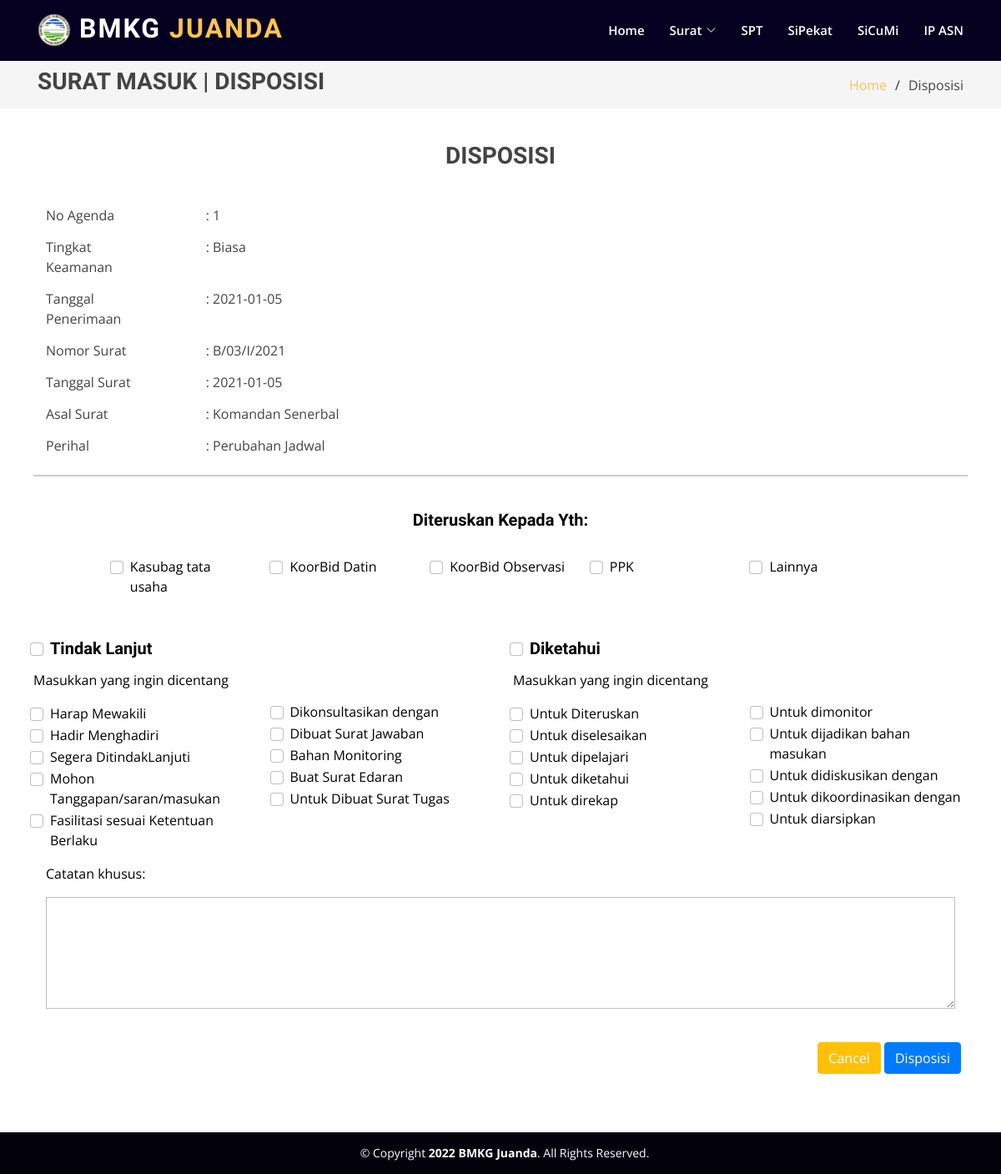
Before: /suratmasuk/disposisi.php?id=1 with the older database file.
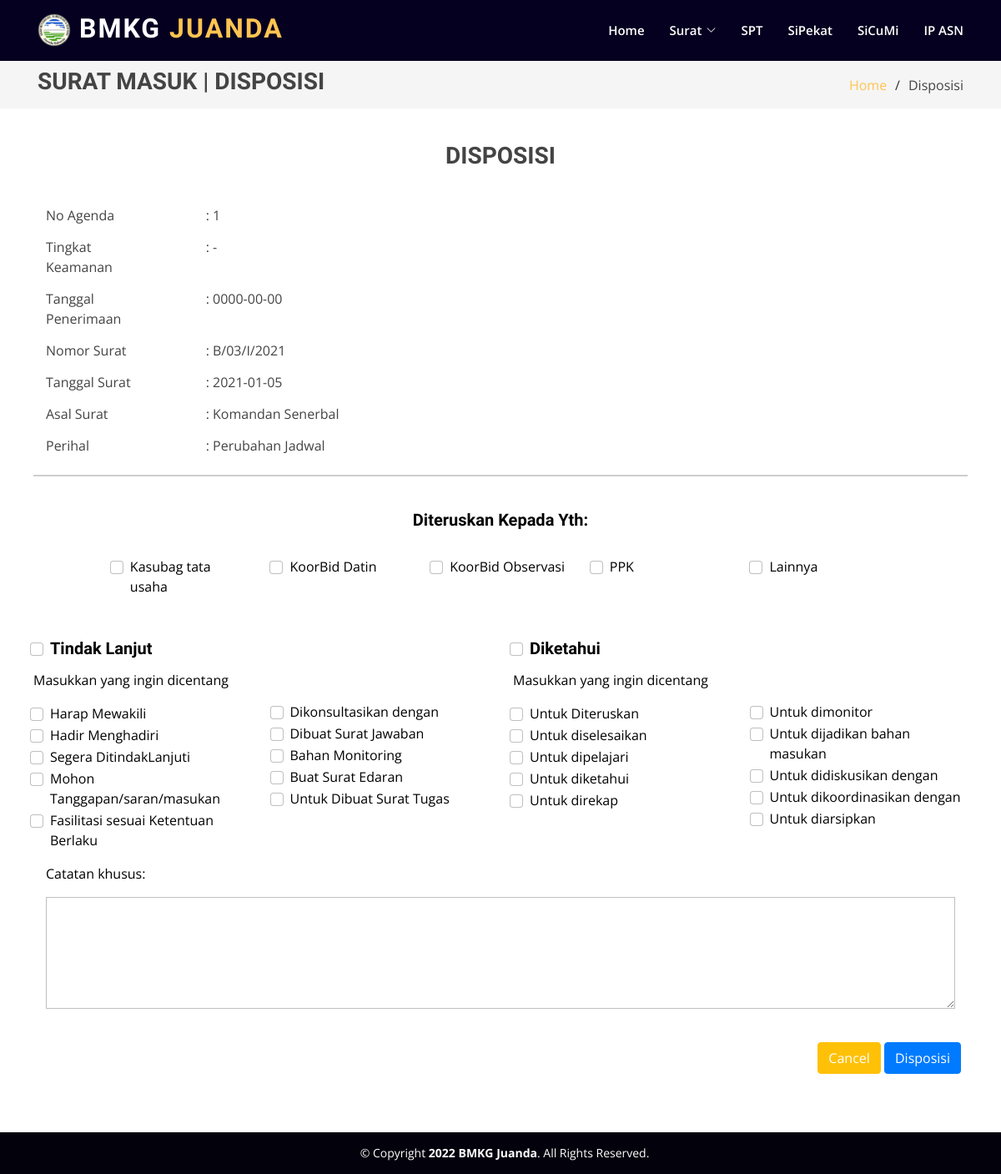
After: the same page with the newer database file.
### tables this page shows
CREATE TABLE `surat_masuk` (
  `id` int(11) NOT NULL AUTO_INCREMENT,
  `no_agenda` int(11) NOT NULL,
  `tk_keamanan` varchar(30) DEFAULT NULL,
  `tgl_agenda` date NOT NULL,
  `no_surat` varchar(60) NOT NULL,
  `tgl_surat` date NOT NULL,
  `asal_surat` varchar(100) NOT NULL,
  `perihal` varchar(255) NOT NULL,
  `lampiran` varchar(50) NOT NULL,
  `status_surat` varchar(150) DEFAULT NULL,
  `file_pdf` varchar(255) DEFAULT NULL,
  `diteruskan` varchar(200) DEFAULT NULL,
  `pilihan` varchar(250) DEFAULT NULL,
  `opsi` varchar(200) DEFAULT NULL,
  `catatan` varchar(200) DEFAULT NULL,
  PRIMARY KEY (`id`)
);

### suratmasuk/disposisi.php (the view, shortened to what the rows shown need)
<?php
if (isset($_GET['id'])) {
  $id_srt  = $_GET['id'];
} else {
  die("Error. No ID Selected!");
}
include("../suratmasuk/function.php");
$suratmasuk = mysqli_query($conn, "SELECT * FROM surat_masuk WHERE id ='$id_srt'");
$ambil_data = mysqli_fetch_array($suratmasuk);
?>
<!DOCTYPE html>
<html lang="en">
  <head>
      <?php require('../layout/head.php')?>
      <link href="../public/css/disposisi.css" rel="stylesheet">
  </head>
  <body>
      <?php require('../layout/navbar.php')?>
      <main id="main">
          <section class="breadcrumbs1">
            <div class="container">
              <div class="d-flex justify-content-between align-items-center">
                <h2><b>SURAT MASUK | DISPOSISI</b></h2>
              </div>
            </div>
          </section>
          <div class="containerbox">
            <div class="table-responsive">
              <div class="table-wrapper">
              <form action="" method="post">
                <div class="row">
                    <div class="col-sm-10">
                            <label for="colFormLabel" class="col-sm-12 col-form-label">: <?= $ambil_data['no_agenda'] ?></label>
                    </div>
                </div>
                <div class="row">
                    <div class="col-sm-10">
                            <label for="colFormLabel" class="col-sm-12 col-form-label">: <?= $ambil_data['tk_keamanan'] ?></label>
                    </div>
                </div>
                <div class="row">
                    <div class="col-sm-10">
                            <label for="colFormLabel" class="col-sm-12 col-form-label">: <?= $ambil_data['tgl_agenda'] ?></label>
                    </div>
                </div>
                <div class="row">
                    <div class="col-sm-10">
                            <label for="colFormLabel" class="col-sm-12 col-form-label">: <?= $ambil_data['no_surat'] ?></label>
                    </div>
                </div>
                <div class="row">
                    <div class="col-sm-10">
                            <label for="colFormLabel" class="col-sm-12 col-form-label">: <?= $ambil_data['tgl_surat'] ?></label>
                    </div>
                </div>
                <div class="row">
                    <div class="col-sm-10">
                            <label for="colFormLabel" class="col-sm-12 col-form-label">: <?= $ambil_data['asal_surat'] ?></label>
                    </div>
                </div>
                <div class="row">
                    <div class="col-sm-10">
                            <label for="colFormLabel" class="col-sm-12 col-form-label">: <?= $ambil_data['perihal'] ?></label>
                    </div>
                </div>
              <br><br>
                <br>
              </form>
              </div>
            </div>
          </div>
      </main>
  </body>
</html>

Changed rows visible on the page:
changed surat_masuk "Komandan Senerbal": tk_keamanan "Biasa" → "-"; tgl_agenda "2021-01-05" → "0000-00-00"
